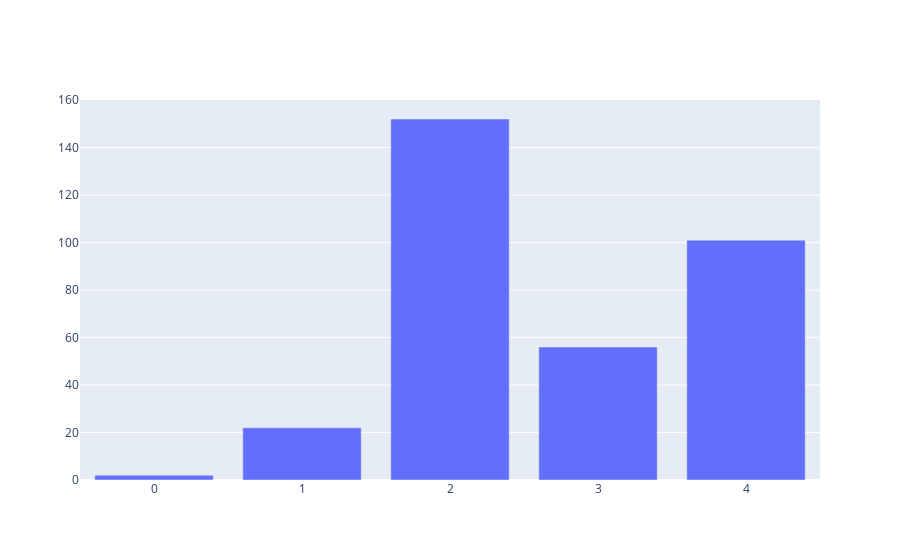
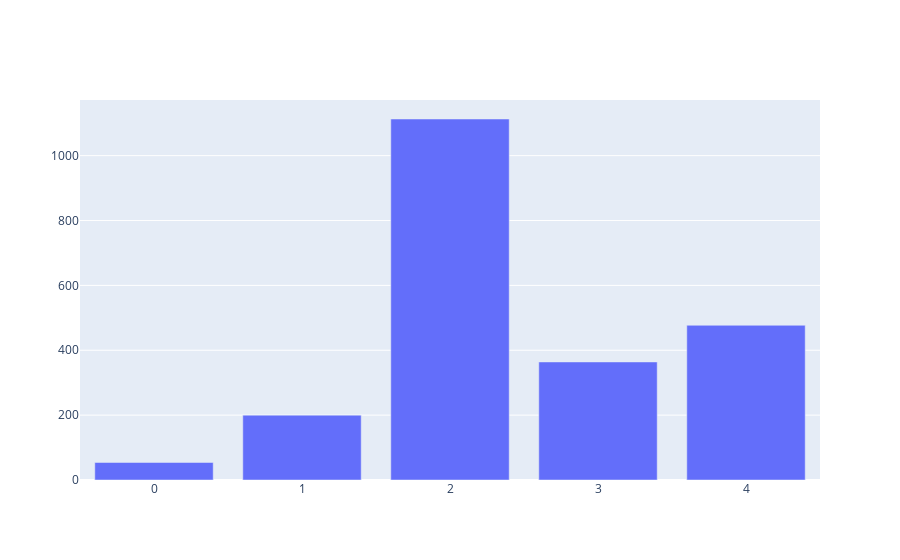

The notebook cell these images were saved under, in order:
### Code cell
education = data.groupby('EDUCATION_NUM').agg(
    {'Response': 'sum', 'Income': 'sum', 'AGE': 'count'}
).reset_index(drop=False)
# education
fig = go.Figure([go.Bar(x=education['EDUCATION_NUM'], y=education['Response'])])
fig.show()
fig = go.Figure([go.Bar(x=education['EDUCATION_NUM'], y=education['AGE'])])
fig.show()

### Figure 1 — Plotly figure (JSON) as saved in the notebook; plotly's stock layout.template omitted (floating-point values rounded to 4 significant figures)
{"data": [{"type": "bar", "x": [0, 1, 2, 3, 4], "y": [2, 22, 152, 56, 101]}], "layout": {}}

### Figure 2 — Plotly figure (JSON) as saved in the notebook; plotly's stock layout.template omitted (floating-point values rounded to 4 significant figures)
{"data": [{"type": "bar", "x": [0, 1, 2, 3, 4], "y": [54, 200, 1113, 364, 477]}], "layout": {}}
